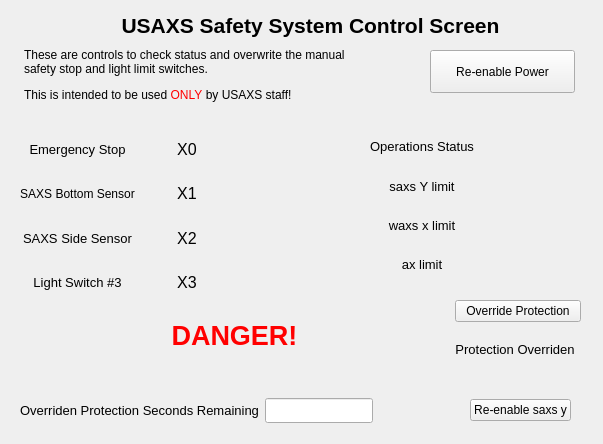
<?xml version="1.0" encoding="UTF-8"?>
<ui version="4.0">
 <class>Form</class>
 <widget class="caFrame" name="Form">
  <property name="geometry">
   <rect>
    <x>0</x>
    <y>0</y>
    <width>603</width>
    <height>444</height>
   </rect>
  </property>
  <property name="windowTitle">
   <string>Form</string>
  </property>
  <property name="background">
   <color>
    <red>249</red>
    <green>218</green>
    <blue>26</blue>
   </color>
  </property>
  <widget class="QLabel" name="label">
   <property name="geometry">
    <rect>
     <x>70</x>
     <y>10</y>
     <width>481</width>
     <height>31</height>
    </rect>
   </property>
   <property name="font">
    <font>
     <pointsize>16</pointsize>
     <weight>75</weight>
     <bold>true</bold>
    </font>
   </property>
   <property name="autoFillBackground">
    <bool>true</bool>
   </property>
   <property name="styleSheet">
    <string notr="true">color: rgb(0, 0, 0)</string>
   </property>
   <property name="text">
    <string>&lt;html&gt;&lt;head/&gt;&lt;body&gt;&lt;p&gt;USAXS Safety System Control Screen&lt;/p&gt;&lt;/body&gt;&lt;/html&gt;</string>
   </property>
   <property name="alignment">
    <set>Qt::AlignCenter</set>
   </property>
  </widget>
  <widget class="QLabel" name="label_2">
   <property name="geometry">
    <rect>
     <x>24</x>
     <y>45</y>
     <width>351</width>
     <height>61</height>
    </rect>
   </property>
   <property name="autoFillBackground">
    <bool>true</bool>
   </property>
   <property name="styleSheet">
    <string notr="true">color:rgb(0, 0, 0)</string>
   </property>
   <property name="text">
    <string>&lt;html&gt;&lt;head/&gt;&lt;body&gt;&lt;p&gt;These are controls to check status and overwrite the manual safety stop and light limit switches. &lt;/p&gt;&lt;p&gt;This is intended to be used &lt;span style=&quot; color:#ff0000;&quot;&gt;ONLY&lt;/span&gt; by USAXS staff!&lt;/p&gt;&lt;/body&gt;&lt;/html&gt;</string>
   </property>
   <property name="wordWrap">
    <bool>true</bool>
   </property>
  </widget>
  <widget class="caMessageButton" name="camessagebutton_3">
   <property name="geometry">
    <rect>
     <x>430</x>
     <y>50</y>
     <width>145</width>
     <height>43</height>
    </rect>
   </property>
   <property name="text">
    <string>Re-enable Power</string>
   </property>
   <property name="channel" stdset="0">
    <string notr="true">$(P)$(PLC)oC4</string>
   </property>
   <property name="foreground">
    <color>
     <red>255</red>
     <green>255</green>
     <blue>255</blue>
    </color>
   </property>
   <property name="background">
    <color>
     <red>0</red>
     <green>0</green>
     <blue>140</blue>
    </color>
   </property>
   <property name="releaseMessage">
    <string notr="true">1</string>
   </property>
  </widget>
  <widget class="QWidget" name="layoutWidget">
   <property name="geometry">
    <rect>
     <x>20</x>
     <y>130</y>
     <width>311</width>
     <height>171</height>
    </rect>
   </property>
   <layout class="QGridLayout" name="gridLayout" rowstretch="1,1,1,1">
    <item row="0" column="0">
     <widget class="QLabel" name="label_5">
      <property name="font">
       <font>
        <pointsize>10</pointsize>
        <weight>50</weight>
        <bold>false</bold>
       </font>
      </property>
      <property name="autoFillBackground">
       <bool>true</bool>
      </property>
      <property name="styleSheet">
       <string notr="true">color: rgb(0, 0, 0)</string>
      </property>
      <property name="text">
       <string>Emergency Stop</string>
      </property>
      <property name="alignment">
       <set>Qt::AlignCenter</set>
      </property>
     </widget>
    </item>
    <item row="0" column="1">
     <widget class="QLabel" name="label_14">
      <property name="font">
       <font>
        <pointsize>12</pointsize>
        <weight>50</weight>
        <bold>false</bold>
       </font>
      </property>
      <property name="autoFillBackground">
       <bool>true</bool>
      </property>
      <property name="styleSheet">
       <string notr="true">color: rgb(0, 0, 0)</string>
      </property>
      <property name="text">
       <string>X0</string>
      </property>
      <property name="alignment">
       <set>Qt::AlignCenter</set>
      </property>
     </widget>
    </item>
    <item row="0" column="2">
     <widget class="caLed" name="caled">
      <property name="channel" stdset="0">
       <string notr="true">$(P)$(PLC)X0</string>
      </property>
      <property name="colorMode">
       <enum>caLed::Static</enum>
      </property>
      <property name="falseColor">
       <color>
        <red>255</red>
        <green>0</green>
        <blue>0</blue>
       </color>
      </property>
      <property name="trueColor">
       <color>
        <red>0</red>
        <green>255</green>
        <blue>0</blue>
       </color>
      </property>
     </widget>
    </item>
    <item row="1" column="0">
     <widget class="QLabel" name="label_7">
      <property name="font">
       <font>
        <pointsize>9</pointsize>
        <weight>50</weight>
        <bold>false</bold>
       </font>
      </property>
      <property name="autoFillBackground">
       <bool>true</bool>
      </property>
      <property name="styleSheet">
       <string notr="true">color: rgb(0, 0, 0)</string>
      </property>
      <property name="text">
       <string>SAXS Bottom Sensor</string>
      </property>
      <property name="alignment">
       <set>Qt::AlignCenter</set>
      </property>
     </widget>
    </item>
    <item row="1" column="1">
     <widget class="QLabel" name="label_15">
      <property name="font">
       <font>
        <pointsize>12</pointsize>
        <weight>50</weight>
        <bold>false</bold>
       </font>
      </property>
      <property name="autoFillBackground">
       <bool>true</bool>
      </property>
      <property name="styleSheet">
       <string notr="true">color: rgb(0, 0, 0)</string>
      </property>
      <property name="text">
       <string>X1</string>
      </property>
      <property name="alignment">
       <set>Qt::AlignCenter</set>
      </property>
     </widget>
    </item>
    <item row="1" column="2">
     <widget class="caLed" name="caled_9">
      <property name="channel" stdset="0">
       <string notr="true">$(P)$(PLC)X1</string>
      </property>
      <property name="falseColor">
       <color>
        <red>255</red>
        <green>0</green>
        <blue>0</blue>
       </color>
      </property>
      <property name="trueColor">
       <color>
        <red>0</red>
        <green>255</green>
        <blue>0</blue>
       </color>
      </property>
     </widget>
    </item>
    <item row="2" column="0">
     <widget class="QLabel" name="label_10">
      <property name="font">
       <font>
        <pointsize>10</pointsize>
        <weight>50</weight>
        <bold>false</bold>
       </font>
      </property>
      <property name="autoFillBackground">
       <bool>true</bool>
      </property>
      <property name="styleSheet">
       <string notr="true">color: rgb(0, 0, 0)</string>
      </property>
      <property name="text">
       <string>SAXS Side Sensor</string>
      </property>
      <property name="alignment">
       <set>Qt::AlignCenter</set>
      </property>
     </widget>
    </item>
    <item row="2" column="1">
     <widget class="QLabel" name="label_16">
      <property name="font">
       <font>
        <pointsize>12</pointsize>
        <weight>50</weight>
        <bold>false</bold>
       </font>
      </property>
      <property name="autoFillBackground">
       <bool>true</bool>
      </property>
      <property name="styleSheet">
       <string notr="true">color: rgb(0, 0, 0)</string>
      </property>
      <property name="text">
       <string>X2</string>
      </property>
      <property name="alignment">
       <set>Qt::AlignCenter</set>
      </property>
     </widget>
    </item>
    <item row="2" column="2">
     <widget class="caLed" name="caled_8">
      <property name="channel" stdset="0">
       <string notr="true">$(P)$(PLC)X2</string>
      </property>
      <property name="falseColor">
       <color>
        <red>255</red>
        <green>0</green>
        <blue>0</blue>
       </color>
      </property>
      <property name="trueColor">
       <color>
        <red>0</red>
        <green>255</green>
        <blue>0</blue>
       </color>
      </property>
     </widget>
    </item>
    <item row="3" column="0">
     <widget class="QLabel" name="label_12">
      <property name="font">
       <font>
        <pointsize>10</pointsize>
        <weight>50</weight>
        <bold>false</bold>
       </font>
      </property>
      <property name="autoFillBackground">
       <bool>true</bool>
      </property>
      <property name="styleSheet">
       <string notr="true">color: rgb(0, 0, 0)</string>
      </property>
      <property name="text">
       <string>Light Switch #3</string>
      </property>
      <property name="alignment">
       <set>Qt::AlignCenter</set>
      </property>
     </widget>
    </item>
    <item row="3" column="1">
     <widget class="QLabel" name="label_17">
      <property name="font">
       <font>
        <pointsize>12</pointsize>
        <weight>50</weight>
        <bold>false</bold>
       </font>
      </property>
      <property name="autoFillBackground">
       <bool>true</bool>
      </property>
      <property name="styleSheet">
       <string notr="true">color: rgb(0, 0, 0)</string>
      </property>
      <property name="text">
       <string>X3</string>
      </property>
      <property name="alignment">
       <set>Qt::AlignCenter</set>
      </property>
     </widget>
    </item>
    <item row="3" column="2">
     <widget class="caLed" name="caled_7">
      <property name="channel" stdset="0">
       <string notr="true">$(P)$(PLC)X3</string>
      </property>
      <property name="falseColor">
       <color>
        <red>255</red>
        <green>0</green>
        <blue>0</blue>
       </color>
      </property>
      <property name="trueColor">
       <color>
        <red>0</red>
        <green>255</green>
        <blue>0</blue>
       </color>
      </property>
     </widget>
    </item>
   </layout>
  </widget>
  <widget class="QWidget" name="layoutWidget">
   <property name="geometry">
    <rect>
     <x>370</x>
     <y>130</y>
     <width>211</width>
     <height>151</height>
    </rect>
   </property>
   <layout class="QGridLayout" name="gridLayout_2">
    <item row="0" column="0">
     <widget class="QLabel" name="label_9">
      <property name="font">
       <font>
        <pointsize>10</pointsize>
        <weight>50</weight>
        <bold>false</bold>
       </font>
      </property>
      <property name="autoFillBackground">
       <bool>true</bool>
      </property>
      <property name="styleSheet">
       <string notr="true">color: rgb(0, 0, 0)</string>
      </property>
      <property name="text">
       <string>Operations Status</string>
      </property>
      <property name="alignment">
       <set>Qt::AlignCenter</set>
      </property>
     </widget>
    </item>
    <item row="0" column="1">
     <widget class="caLed" name="caled_6">
      <property name="channel" stdset="0">
       <string notr="true">$(P)$(PLC)Y0</string>
      </property>
      <property name="falseColor">
       <color>
        <red>255</red>
        <green>0</green>
        <blue>0</blue>
       </color>
      </property>
      <property name="trueColor">
       <color>
        <red>0</red>
        <green>255</green>
        <blue>0</blue>
       </color>
      </property>
     </widget>
    </item>
    <item row="1" column="0">
     <widget class="QLabel" name="label_8">
      <property name="font">
       <font>
        <pointsize>10</pointsize>
        <weight>50</weight>
        <bold>false</bold>
       </font>
      </property>
      <property name="autoFillBackground">
       <bool>true</bool>
      </property>
      <property name="styleSheet">
       <string notr="true">color: rgb(0, 0, 0)</string>
      </property>
      <property name="text">
       <string>saxs Y limit</string>
      </property>
      <property name="alignment">
       <set>Qt::AlignCenter</set>
      </property>
     </widget>
    </item>
    <item row="1" column="1">
     <widget class="caLed" name="caled_5">
      <property name="channel" stdset="0">
       <string notr="true">$(P)$(PLC)X11</string>
      </property>
      <property name="falseColor">
       <color>
        <red>255</red>
        <green>0</green>
        <blue>0</blue>
       </color>
      </property>
      <property name="trueColor">
       <color>
        <red>0</red>
        <green>255</green>
        <blue>0</blue>
       </color>
      </property>
     </widget>
    </item>
    <item row="2" column="0">
     <widget class="QLabel" name="label_6">
      <property name="font">
       <font>
        <pointsize>10</pointsize>
        <weight>50</weight>
        <bold>false</bold>
       </font>
      </property>
      <property name="autoFillBackground">
       <bool>true</bool>
      </property>
      <property name="styleSheet">
       <string notr="true">color: rgb(0, 0, 0)</string>
      </property>
      <property name="text">
       <string>waxs x limit</string>
      </property>
      <property name="alignment">
       <set>Qt::AlignCenter</set>
      </property>
     </widget>
    </item>
    <item row="2" column="1">
     <widget class="caLed" name="caled_4">
      <property name="channel" stdset="0">
       <string notr="true">$(P)$(PLC)X12</string>
      </property>
      <property name="falseColor">
       <color>
        <red>255</red>
        <green>0</green>
        <blue>0</blue>
       </color>
      </property>
      <property name="trueColor">
       <color>
        <red>0</red>
        <green>255</green>
        <blue>0</blue>
       </color>
      </property>
     </widget>
    </item>
    <item row="3" column="0">
     <widget class="QLabel" name="label_11">
      <property name="font">
       <font>
        <pointsize>10</pointsize>
        <weight>50</weight>
        <bold>false</bold>
       </font>
      </property>
      <property name="autoFillBackground">
       <bool>true</bool>
      </property>
      <property name="styleSheet">
       <string notr="true">color: rgb(0, 0, 0)</string>
      </property>
      <property name="text">
       <string>ax limit</string>
      </property>
      <property name="alignment">
       <set>Qt::AlignCenter</set>
      </property>
     </widget>
    </item>
    <item row="3" column="1">
     <widget class="caLed" name="caled_3">
      <property name="channel" stdset="0">
       <string notr="true">$(P)$(PLC)X13</string>
      </property>
      <property name="falseColor">
       <color>
        <red>255</red>
        <green>0</green>
        <blue>0</blue>
       </color>
      </property>
      <property name="trueColor">
       <color>
        <red>0</red>
        <green>255</green>
        <blue>0</blue>
       </color>
      </property>
     </widget>
    </item>
   </layout>
  </widget>
  <widget class="QWidget" name="layoutWidget">
   <property name="geometry">
    <rect>
     <x>20</x>
     <y>390</y>
     <width>551</width>
     <height>41</height>
    </rect>
   </property>
   <layout class="QHBoxLayout" name="horizontalLayout_3">
    <item>
     <layout class="QHBoxLayout" name="horizontalLayout_2">
      <item>
       <widget class="QLabel" name="label_19">
        <property name="font">
         <font>
          <pointsize>10</pointsize>
          <weight>50</weight>
          <bold>false</bold>
         </font>
        </property>
        <property name="autoFillBackground">
         <bool>true</bool>
        </property>
        <property name="styleSheet">
         <string notr="true">color: rgb(0, 0, 0)</string>
        </property>
        <property name="text">
         <string>Overriden Protection Seconds Remaining</string>
        </property>
        <property name="alignment">
         <set>Qt::AlignCenter</set>
        </property>
       </widget>
      </item>
     </layout>
    </item>
    <item>
     <widget class="caTextEntry" name="catextentry_55">
      <property name="sizePolicy">
       <sizepolicy hsizetype="Expanding" vsizetype="Fixed">
        <horstretch>0</horstretch>
        <verstretch>0</verstretch>
       </sizepolicy>
      </property>
      <property name="minimumSize">
       <size>
        <width>0</width>
        <height>25</height>
       </size>
      </property>
      <property name="readOnly">
       <bool>false</bool>
      </property>
      <property name="channel" stdset="0">
       <string notr="true">$(P)$(PLC)time</string>
      </property>
      <property name="background">
       <color>
        <red>115</red>
        <green>215</green>
        <blue>253</blue>
       </color>
      </property>
      <property name="colorMode">
       <enum>caLineEdit::Static</enum>
      </property>
      <property name="precisionMode">
       <enum>caLineEdit::User</enum>
      </property>
     </widget>
    </item>
    <item>
     <spacer name="horizontalSpacer">
      <property name="orientation">
       <enum>Qt::Horizontal</enum>
      </property>
      <property name="sizeHint" stdset="0">
       <size>
        <width>40</width>
        <height>20</height>
       </size>
      </property>
     </spacer>
    </item>
    <item>
     <widget class="caMessageButton" name="camessagebutton_2">
      <property name="text">
       <string>Re-enable saxs y</string>
      </property>
      <property name="channel" stdset="0">
       <string notr="true">9idcLAX:akd:resetFault.PROC</string>
      </property>
      <property name="foreground">
       <color>
        <red>255</red>
        <green>255</green>
        <blue>255</blue>
       </color>
      </property>
      <property name="background">
       <color>
        <red>0</red>
        <green>0</green>
        <blue>140</blue>
       </color>
      </property>
      <property name="releaseMessage">
       <string notr="true">1</string>
      </property>
     </widget>
    </item>
   </layout>
  </widget>
  <widget class="QWidget" name="layoutWidget">
   <property name="geometry">
    <rect>
     <x>20</x>
     <y>300</y>
     <width>561</width>
     <height>71</height>
    </rect>
   </property>
   <layout class="QHBoxLayout" name="horizontalLayout_4" stretch="2,0">
    <item>
     <widget class="QLabel" name="label_18">
      <property name="font">
       <font>
        <pointsize>20</pointsize>
        <weight>75</weight>
        <bold>true</bold>
       </font>
      </property>
      <property name="autoFillBackground">
       <bool>true</bool>
      </property>
      <property name="styleSheet">
       <string notr="true">color:rgb(255, 0, 0)</string>
      </property>
      <property name="text">
       <string>&lt;html&gt;&lt;head/&gt;&lt;body&gt;&lt;p&gt;DANGER!&lt;/p&gt;&lt;/body&gt;&lt;/html&gt;</string>
      </property>
      <property name="alignment">
       <set>Qt::AlignCenter</set>
      </property>
     </widget>
    </item>
    <item>
     <layout class="QVBoxLayout" name="verticalLayout">
      <item>
       <widget class="caMessageButton" name="camessagebutton">
        <property name="text">
         <string>Override Protection</string>
        </property>
        <property name="channel" stdset="0">
         <string notr="true">$(P)$(PLC)oC2</string>
        </property>
        <property name="foreground">
         <color>
          <red>255</red>
          <green>255</green>
          <blue>255</blue>
         </color>
        </property>
        <property name="background">
         <color>
          <red>0</red>
          <green>0</green>
          <blue>140</blue>
         </color>
        </property>
        <property name="releaseMessage">
         <string notr="true">1</string>
        </property>
       </widget>
      </item>
      <item>
       <layout class="QHBoxLayout" name="horizontalLayout">
        <item>
         <widget class="QLabel" name="label_13">
          <property name="font">
           <font>
            <pointsize>10</pointsize>
            <weight>50</weight>
            <bold>false</bold>
           </font>
          </property>
          <property name="autoFillBackground">
           <bool>true</bool>
          </property>
          <property name="styleSheet">
           <string notr="true">color: rgb(0, 0, 0)</string>
          </property>
          <property name="text">
           <string>Protection Overriden</string>
          </property>
          <property name="alignment">
           <set>Qt::AlignCenter</set>
          </property>
         </widget>
        </item>
        <item>
         <widget class="caLed" name="caled_2">
          <property name="channel" stdset="0">
           <string notr="true">$(P)$(PLC)C1</string>
          </property>
          <property name="falseColor">
           <color>
            <red>255</red>
            <green>0</green>
            <blue>0</blue>
           </color>
          </property>
          <property name="trueColor">
           <color>
            <red>0</red>
            <green>255</green>
            <blue>0</blue>
           </color>
          </property>
         </widget>
        </item>
       </layout>
      </item>
     </layout>
    </item>
   </layout>
  </widget>
 </widget>
 <customwidgets>
  <customwidget>
   <class>caTextEntry</class>
   <extends>caLineEdit</extends>
   <header>caTextEntry</header>
  </customwidget>
  <customwidget>
   <class>caMessageButton</class>
   <extends>QPushButton</extends>
   <header>caMessageButton</header>
  </customwidget>
  <customwidget>
   <class>caFrame</class>
   <extends>QFrame</extends>
   <header>caFrame</header>
   <container>1</container>
  </customwidget>
  <customwidget>
   <class>caLed</class>
   <extends>QWidget</extends>
   <header>caLed</header>
  </customwidget>
  <customwidget>
   <class>caLineEdit</class>
   <extends>QLineEdit</extends>
   <header>caLineEdit</header>
  </customwidget>
 </customwidgets>
 <resources/>
 <connections/>
</ui>
